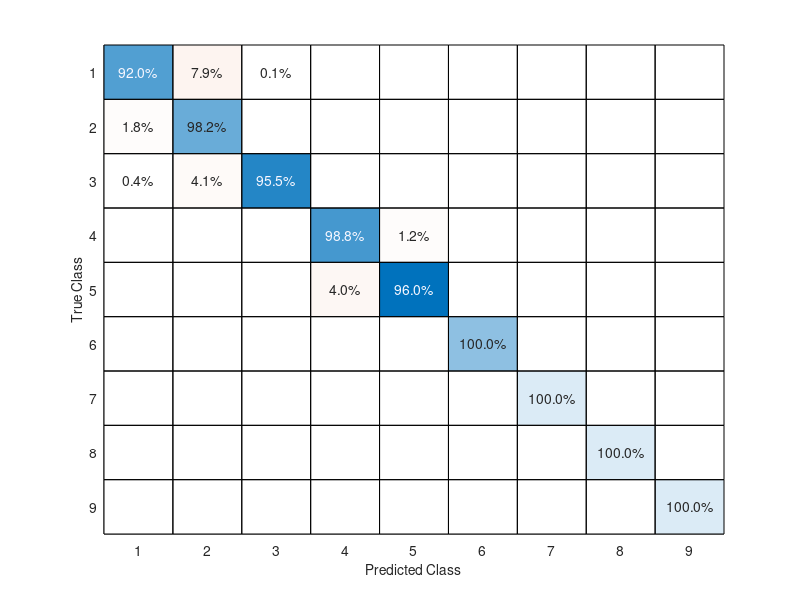
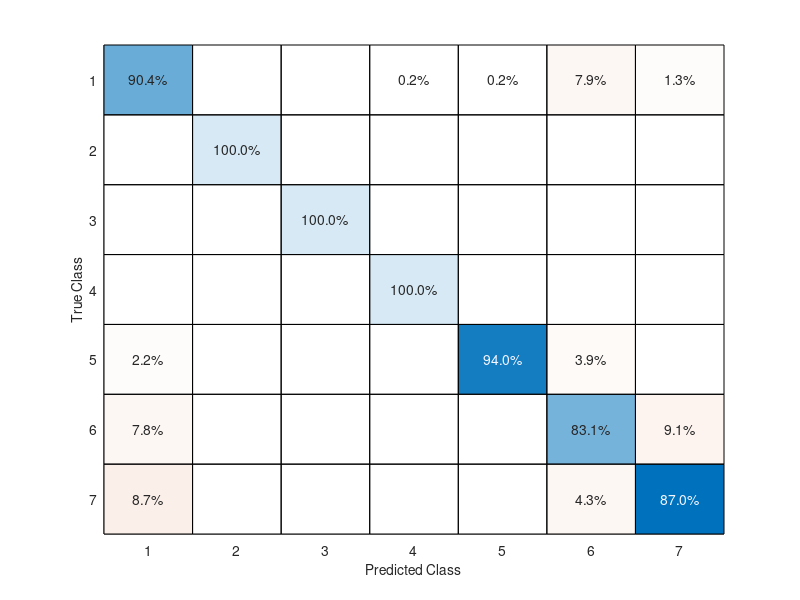

The MATLAB script that drew these images, in order:
c = [709,61,1,0,0,0,0,0,0;11,606,0,0,0,0,0,0,0;4,38,885,0,0,0,0,0,0;0,0,0,762,9,0,0,0,0;0,0,0,43,1037,0,0,0,0;0,0,0,0,0,463,0,0,0;0,0,0,0,0,0,155,0,0;0,0,0,0,0,0,0,154,0;0,0,0,0,0,0,0,0,154];
confusionchart(c, 'Normalization',"row-normalized")
% for i = 1:size(c,1)
%     for j = 1:size(c,2)
%         c(i,j) = int64(c(i,j)/sum(c(i,:))*1000);
%     end
% end

c1 = [[558,   0,   0,   1,   1,  49,   8],
       [  0, 155,   0,   0,   0,   0,   0],
       [  0,   0, 154,   0,   0,   0,   0],
       [  0,   0,   0, 154,   0,   0,   0],
       [ 20,   0,   0,   0, 871,  36,   0],
       [ 48,   0,   0,   0,   0, 513,  56],
       [ 94,   0,   0,   0,   0,  46, 940]];
figure()
confusionchart(c1, 'Normalization',"row-normalized")

% numlabels = size(confmat, 1); % number of labels
% % calculate the percentage accuracies
% confpercent = 100*confmat./repmat(sum(confmat, 1),numlabels,1);
% % plotting the colors
% imagesc(confpercent);
% ylabel('Output Class'); xlabel('Target Class');
% % set the colormap
% colormap(flipud(gray));
% % Create strings from the matrix values and remove spaces
% textStrings = num2str(confpercent(:), '%.1f%\n%d\n');
% textStrings = strtrim(cellstr(textStrings));
% % Create x and y coordinates for the strings and plot them
% [x,y] = meshgrid(1:numlabels);
% hStrings = text(x(:),y(:),textStrings(:), ...
%     'HorizontalAlignment','center', 'FontSize', 38);
% % Get the middle value of the color range
% midValue = mean(get(gca,'CLim'));
% % Choose white or black for the text color of the strings so
% % they can be easily seen over the background color
% textColors = repmat(confpercent(:) > midValue,1,3);
% set(hStrings,{'Color'},num2cell(textColors,2));